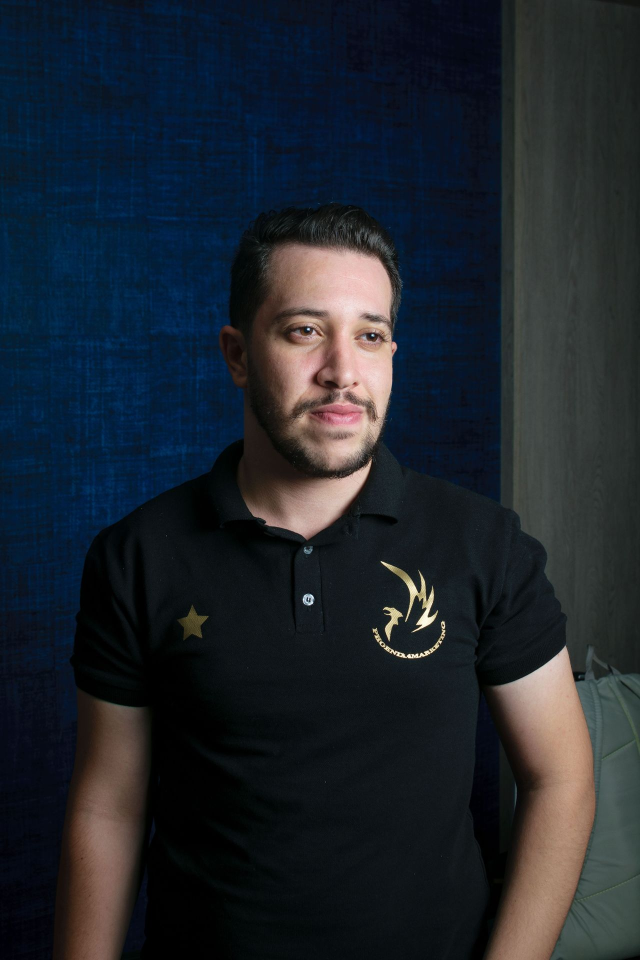
#> input picture herramientas/test_images/dark_polo_high_res.jpg, 1280 x 1920 px (shown at 1/2 size)
$ python probar_manga.py
#> lines starting #> are read from the running program, lines starting #| are printed output that depends on the picture; after the words box and inside, x2 and y2 are one past the last pixel; in counts of white or black regions, pixels touching at a corner belong together
### herramientas/probar_quitar.py
"""
Primera prueba de lo que FLUX Fill SÍ sabe hacer: quitar, no recolorear.

POR QUÉ ESTA PRUEBA. Los experimentos 1 y 2 y el control positivo dejaron una
conclusión medida: **FLUX.1 Fill dev no recolorea**, ni siquiera en el ejemplo
de vitrina de su propio fabricante. Lo que sí hace, y con ganas, es regenerar
estructura concordando con lo que la rodea. El Ejemplo 1 de su documentación
—borrar una tarjeta de calibración de una losa de terrazo— es su caso real, y
ese sí funciona.

Así que esta prueba le pide eso: **borrar los emblemas bordados del polo** y
dejar tela negra continua en su lugar.

QUÉ CAMBIA RESPECTO DE TODO LO ANTERIOR, y es a propósito:

  1. **La máscara cubre el 0.89% de la imagen, no el 44.5%.** Esa es la variable
     que medimos como dominante: inpainting funciona mejor cuanto más contexto
     intacto rodea al hueco. Veníamos operando cerca del peor caso posible.
  2. **La foto es natural**, no un recorte de producto sobre fondo blanco. Luz de
     ambiente, pliegues reales, un entorno detrás.
  3. **No se manda `strength`.** Ninguno de los tres ejemplos oficiales lo manda,
     y su efecto está confundido con el número de pasos (ver la retractación en
     `EXPERIMENTO_1_color_generativo.md`).
  4. **No se manda `CFGScale`.** El experimento 2 lo midió: +3.6 con 2 contra
     +5.1 con 10. Ninguno de los dos sirve.
  5. **La proporción no se deforma.** 1280×1920 es exactamente 2:3, y 896×1344
     también (896 y 1344 son múltiplos de 64 y su razón es 1.5 al dígito). Por
     primera vez pedimos un lienzo sin estirar la prenda.
  6. **Nada se sube a ningún lado.** La API acepta `data:` URI, así que imagen y
     máscara van codificadas desde el disco. No toca R2, ni Supabase, ni la app.

CÓMO SE LEE EL RESULTADO. No a ojo. Se mide dentro de la máscara:

  - **calidez** (`R - B`): el bordado es dorado, o sea cálido; la tela negra es
    neutra. Si el emblema se fue, la calidez cae hacia cero.
  - **píxeles dorados que sobreviven**, con el mismo detector que hizo la máscara.
  - **cuánto cambió FUERA de la máscara**, que debe ser casi nada. Si cambió
    mucho, el modelo reescribió cosas que no le pedimos.

LO QUE DIO LA PRIMERA CORRIDA (17-sep, $0.0038, `20260917-183329-*`): los 3073
píxeles dorados de la máscara quedaron en **cero**, pero el resultado no fue
uniforme. **La estrella se borró limpia; el escudo dejó un fantasma en relieve**
con su propia silueta, texto incluido. No fue falta de cobertura —se verificó
que la máscara lo tapaba entero—, así que la explicación es que los píxeles
originales bajo la máscara siguen influyendo. De ahí salió `--rellenar`, que
está explicado en la función del mismo nombre.

CUESTA DINERO: una llamada, ~$0.004. No corre sin `--confirmar`. Un rechazo no
se cobra, así que el ensayo sirve también para comprobar que acepta base64.

Uso:

    python herramientas/probar_quitar.py                          # ensayo, no gasta
    python herramientas/probar_quitar.py --rellenar               # ensayo, guarda la semilla
    python herramientas/probar_quitar.py --rellenar --confirmar
"""

from __future__ import annotations

import argparse
import base64
import json
import sys
import time
import urllib.error
import urllib.request
import uuid
from pathlib import Path

import numpy as np
from PIL import Image
from scipy import ndimage as nd

from r2_vs_db import ENV, leer_env

API = "https://api.runware.ai/v1"
MODELO = "runware:102@1"

AQUI = Path(__file__).resolve().parent

IMAGEN = AQUI / "test_images" / "dark_polo_high_res.jpg"
MASCARA = AQUI / "test_images" / "dark_polo_high_res__mascara.png"

# Sigue la plantilla del Ejemplo 1 de la documentación, que es el de borrado y
# es el que sí funciona: primero qué poner en su lugar, después con qué material
# y luz debe concordar, y al final qué NO debe aparecer.
#
# Ojo con una cosa que se aprendió por las malas: el prompt describe **solo la
# zona enmascarada**. El modelo ya ve lo que la rodea. Mencionar el fondo o la
# persona le describe algo que no tiene que pintar.
PROMPT = (
    "Remove the embroidered emblem completely and replace the entire masked area with a "
    "seamless, photorealistic continuation of the surrounding black pique knit polo fabric. "
    "Reconstruct the fine knit texture, the direction of the weave, the soft fabric folds and "
    "the gradual shading of the surrounding cloth, matching its exact tone, matte finish, "
    "thread scale, ambient lighting and depth of field. The repair must look like uninterrupted "
    "original fabric, with no emblem, badge, logo, star, crest, embroidery, stitching, text, "
    "outline, patch, seam, discoloration or retouching artifact."
)

# Sin negativos, a propósito. El prompt de arriba enumera "no emblem, badge,
# logo, star, crest, embroidery, stitching, text...", copiado del Ejemplo 1 de
# la documentación. Pero **este modelo ignora `negativePrompt`** (E2 y E3 del
# experimento 2 salieron byte por byte idénticos), así que esas palabras viven
# en el condicionamiento POSITIVO y pueden funcionar como imanes en vez de como
# prohibiciones. El artefacto que quedó es un garabato blanco fino que parece
# una puntada, y `stitching` está escrito ahí adentro.
PROMPT_LIMPIO = (
    "Plain black pique knit polo shirt fabric, a smooth uninterrupted expanse of matte black "
    "cotton knit. Fine even knit texture with a consistent weave direction, soft natural folds "
    "and gradual shading, matching the tone, thread scale, ambient lighting, edge sharpness and "
    "depth of field of the surrounding cloth."
)

PROMPTS = {"completo": PROMPT, "limpio": PROMPT_LIMPIO}

# Fija por omisión. Sin esto cada corrida arranca de un ruido distinto y al
# comparar dos variantes no se sabe si la diferencia fue el cambio o fue suerte
# — el error del experimento 1, que el 2 corrigió.
SEMILLA = 20260917

COSTO_ESTIMADO = 0.004  # medido: la primera corrida costo $0.0038


def lienzo(ancho: int, alto: int, objetivo_mp: float) -> tuple[int, int, float]:
    """
    El múltiplo de 64 más cercano al megapíxel objetivo, cuidando la proporción.

    FLUX solo genera sobre lienzos cuyos lados son múltiplos de 64. Redondear
    cada lado por separado deforma: 731×419 pedido como 704×448 cambió la
    proporción un 9.9%, y esa distorsión después parece culpa del modelo.

    Acá se busca la escala que deje los dos lados en múltiplos de 64 con el
    menor error de proporción posible, y se informa cuánto quedó.
    """
    razon = alto / ancho
    mejor = None
    for w in range(128, 2049, 64):
        for h in range(128, 2049, 64):
            mp = w * h / 1e6
            if not 0.5 <= mp <= 2.1:
                continue
            error = abs((h / w) - razon) / razon
            puntaje = (error, abs(mp - objetivo_mp))
            if mejor is None or puntaje < mejor[0]:
                mejor = (puntaje, w, h, error)
    _, w, h, error = mejor
    return w, h, error * 100


# [43 lines left out: function rellenar, not called in this run]


def como_uri(imagen: Image.Image, formato: str) -> str:
    """La API acepta `data:<tipo>;base64,...`, así que no hay que subir nada."""
    import io as _io

    buffer = _io.BytesIO()
    imagen.save(buffer, format=formato)
    tipo = "image/png" if formato == "PNG" else "image/jpeg"
    return f"data:{tipo};base64," + base64.b64encode(buffer.getvalue()).decode()


# [157 lines left out: functions llamar, medir, main, not called in this run]


# [2 lines that do not run on import are left out]

### herramientas/probar_manga.py
"""
Manga corta a manga larga: la prueba donde la IA hace TODO el trabajo.

POR QUÉ ESTA PRUEBA IMPORTA MÁS QUE LA DE BORRADO. En el borrado apareció una
objeción legítima: el relleno determinista quedó tan bueno que casi no dejaba
trabajo al modelo. Medido: al relleno le falta el **73%** de la textura de la
tela real, así que trabajo hay — pero es síntesis de textura, un oficio modesto.

Acá esa objeción no existe. **Ningún método determinista puede hacer crecer una
manga.** No hay píxeles de tela que copiar, no hay color que trasladar, no hay
región que continuar: hay que inventar el volumen de la tela, cómo cae, dónde
pliega, cómo termina en el puño y cómo se recorta contra el fondo. Si esto sale,
el módulo de difusión tiene un oficio que nada más puede cubrir, y eso es
exactamente lo que pide el objetivo específico: *"ejecutar las modificaciones
visuales sobre una prenda seleccionada"*.

POR QUÉ NO SE RELLENA LA SEMILLA ACÁ. `probar_quitar.py --rellenar` tapa la zona
con el píxel **de tela más cercano**. Alrededor de los brazos lo más cercano no
es tela: es la pared azul y el panel gris. Rellenar metería fondo dentro de la
manga, que es peor que no hacer nada. Si la piel se filtra al resultado —el
mismo fenómeno que dejó el fantasma del escudo—, la respuesta sería rellenar con
un color de tela **muestreado del hombro**, no con el vecino. Eso se construye
si hace falta, no antes.

CÓMO SE LEE EL RESULTADO:

  - **píxeles de piel dentro de la máscara**: si apareció manga, caen a casi
    cero. Es el indicador principal.
  - **luma dentro de la máscara contra la de la manga corta actual**: si la tela
    nueva es la misma tela, se parecen. Si la manga sale más clara o más oscura,
    se va a leer como dos prendas distintas.
  - **cuánto cambió fuera de la máscara**, que debe ser chico.

Y sobre todo: **mirar la imagen.** Ningún número dice si la manga cae como cae
la tela.

CUESTA DINERO: una llamada, ~$0.004. No corre sin `--confirmar`.

Uso:

    python herramientas/probar_manga.py               # ensayo, no gasta
    python herramientas/probar_manga.py --confirmar
"""

from __future__ import annotations

import argparse
import sys
import time
import urllib.request
import uuid
from pathlib import Path

import numpy as np
from PIL import Image
from scipy import ndimage as nd

from probar_quitar import MODELO, como_uri, lienzo, llamar
from r2_vs_db import ENV, leer_env

AQUI = Path(__file__).resolve().parent

IMAGEN = AQUI / "test_images" / "dark_polo_high_res.jpg"
MASCARA = AQUI / "test_images" / "dark_polo_high_res__mascara_manga.png"

# Misma plantilla que funcionó en el borrado —qué poner, con qué debe concordar,
# qué no debe aparecer— pero pidiendo que aparezca tela donde no había.
#
# Dice "hanging with realistic volume away from the arm" a propósito: sin eso el
# modelo tiende a pintar la manga pegada al brazo, y una manga pegada se lee
# como pintura sobre la piel, no como ropa.
PROMPT = (
    "A long sleeve of the same black pique knit polo shirt, continuing down from the existing "
    "short sleeve and covering the arm all the way to the wrist, ending in a ribbed knit cuff. "
    "Matte black knit fabric matching the shoulder and chest exactly in tone, thread scale and "
    "weave direction, hanging with realistic volume away from the arm, with natural cloth drape, "
    "soft folds gathering at the elbow and a clean silhouette against the background. Match the "
    "ambient lighting, contact shadows, edge sharpness and depth of field of the rest of the "
    "garment. Photorealistic clothing, with no bare skin, no bare forearm, no visible arm, no "
    "seam, no patch, no outline, no text and no retouching artifact."
)

COSTO_ESTIMADO = 0.004


def rellenar_con_tela(imagen: Image.Image, mascara: Image.Image) -> tuple[Image.Image, tuple]:
    """
    Tapa la zona de los brazos con el color de la tela, muestreado del torso.

    POR QUÉ NO SIRVE `rellenar()` DE `probar_quitar.py`. Aquella copia del píxel
    **de tela más cercano**, y alrededor de los brazos lo más cercano no es tela:
    es la pared azul y el panel gris. Metería fondo dentro de la manga.

    QUÉ HACE ESTA. Toma la mediana de los píxeles oscuros del torso —o sea la
    tela del polo, sin la máscara— y pinta con ese color toda la zona
    enmascarada. El modelo deja de ver un brazo y pasa a ver una mancha del color
    de la prenda, con la forma que tendría la manga.

    ES LA ÚLTIMA PALANCA. Es el análogo exacto de lo que mató el fantasma del
    escudo: si los píxeles originales bajo la máscara son los que arrastran el
    resultado, quitarlos debería liberar al modelo. Si aun así devuelve un brazo,
    la conclusión de que **FLUX Fill no introduce semántica nueva** queda sellada
    y no apoyada en una sola llamada.
    """
    a = np.asarray(imagen.convert("RGB"), dtype=float)
    m = np.asarray(mascara.convert("L")) > 128
    alto, _, _ = a.shape

    luma = 0.2126 * a[..., 0] + 0.7152 * a[..., 1] + 0.0722 * a[..., 2]
    torso = np.zeros_like(m)
    torso[int(alto * 0.40) : int(alto * 0.70)] = True
    tela = torso & (luma < 60) & ~m
    color = np.median(a[tela], axis=0)

    salida = a.copy()
    salida[m] = color
    return Image.fromarray(salida.clip(0, 255).astype("uint8")), tuple(color.round(1))


def piel_en(imagen: Image.Image, zona: np.ndarray) -> tuple[int, float]:
    """(píxeles de piel, luma media) dentro de la zona indicada."""
    a = np.asarray(imagen.convert("RGB"), dtype=float)
    r, g, b = a[..., 0], a[..., 1], a[..., 2]
    luma = 0.2126 * r + 0.7152 * g + 0.0722 * b
    piel = ((r - b) > 25) & (luma > 60) & (r > g) & (g > b) & zona
    return int(piel.sum()), float(luma[zona].mean())


def main() -> int:
    for flujo in (sys.stdout, sys.stderr):
        if hasattr(flujo, "reconfigure"):
            flujo.reconfigure(encoding="utf-8", errors="replace")

    parser = argparse.ArgumentParser(description=__doc__)
    parser.add_argument("--confirmar", action="store_true")
    parser.add_argument("--imagen", type=Path, default=IMAGEN)
    parser.add_argument("--mascara", type=Path, default=MASCARA)
    parser.add_argument("--mp", type=float, default=1.2)
    parser.add_argument("--steps", type=int, default=28)
    parser.add_argument(
        "--rellenar-tela",
        action="store_true",
        help="tapar los brazos con el color del polo antes de mandar",
    )
    parser.add_argument("--seed", type=int, default=20260917)
    parser.add_argument("--salida", default="resultados3")
    args = parser.parse_args()

    for ruta in (args.imagen, args.mascara):
        if not ruta.exists():
            sys.exit(f"No encontré {ruta}\n¿Corriste mascara_manga.py primero?")

    original = Image.open(args.imagen).convert("RGB")
#> original is the input picture: PIL image 1280x1920 RGB; mean R, G, B 30.5, 37, 44.7
    mascara_grande = Image.open(args.mascara).convert("L")
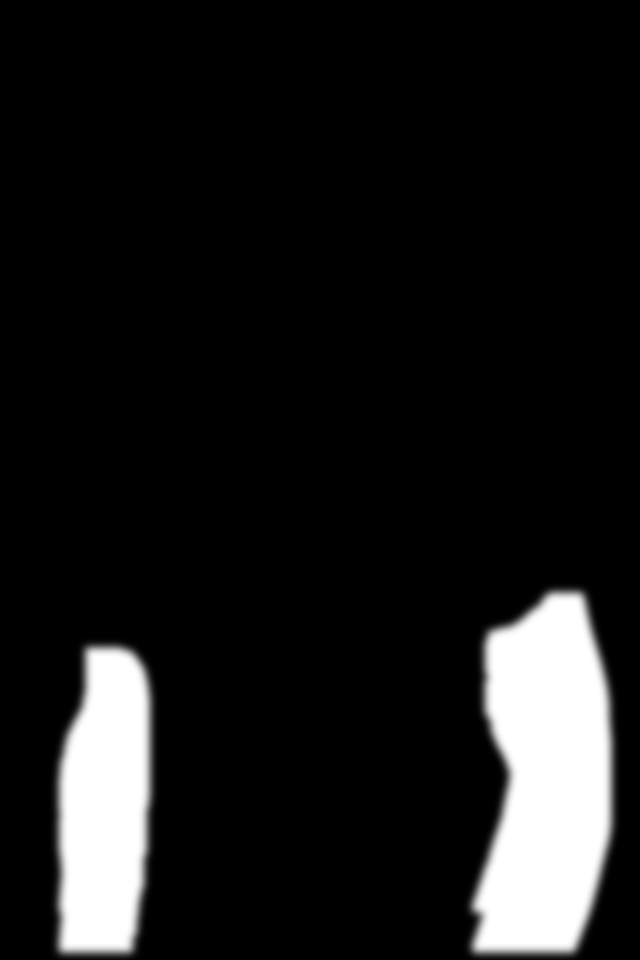
#> input picture herramientas/test_images/dark_polo_high_res__mascara_manga.png, 1280 x 1920 px (shown at 1/2 size)
#> mascara_grande is the input picture: PIL image 1280x1920 L; min 0, max 255, mean 26
    if mascara_grande.size != original.size:
        sys.exit(f"La máscara mide {mascara_grande.size} y la imagen {original.size}.")

    w, h, error = lienzo(original.width, original.height, args.mp)
#> w = 896; h = 1344; error = 0
    imagen = original.resize((w, h), Image.LANCZOS)
    mascara = mascara_grande.resize((w, h), Image.LANCZOS)
    dentro = np.asarray(mascara) > 128
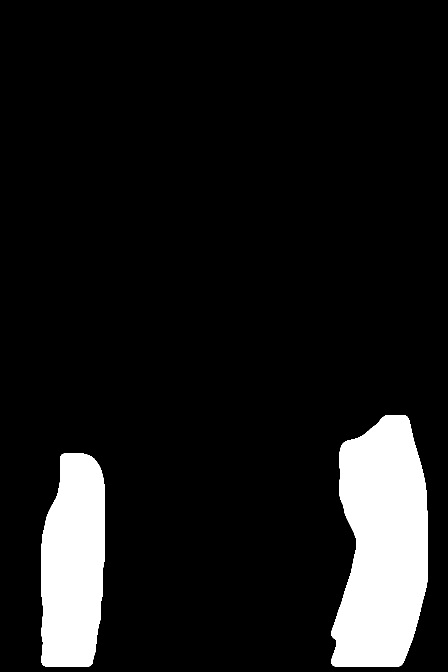
#> dentro: shape (1344, 896) bool (shown at 1/2 size); 10.1% white; 2 white regions, box (x1, y1, x2, y2) and area: (662, 830, 856, 1333) 75522, (83, 907, 210, 1333) 46692
    fuera = ~(np.asarray(mascara) > 8)
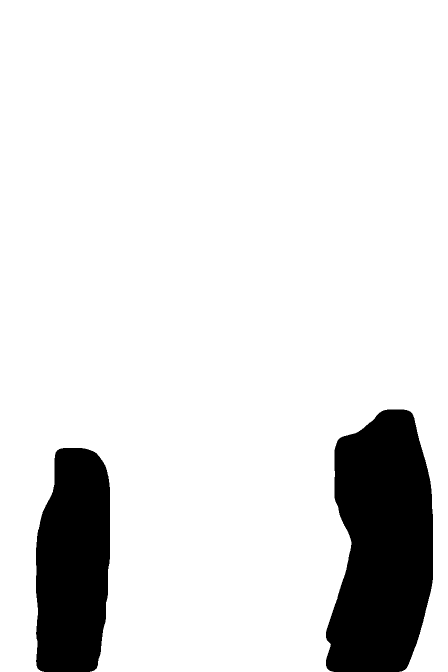
#> fuera: shape (1344, 896) bool (shown at 1/2 size); 87.8% white; 2 black regions, box (x1, y1, x2, y2) and area: (652, 819, 866, 1344) 89129, (72, 896, 220, 1344) 57732

    # La manga corta actual, para comparar la tela nueva contra la que ya existe.
    hombros = np.zeros_like(dentro)
    hombros[int(h * 0.42) : int(h * 0.58)] = True
    a = np.asarray(imagen, dtype=float)
    oscuro = (0.2126 * a[..., 0] + 0.7152 * a[..., 1] + 0.0722 * a[..., 2]) < 60
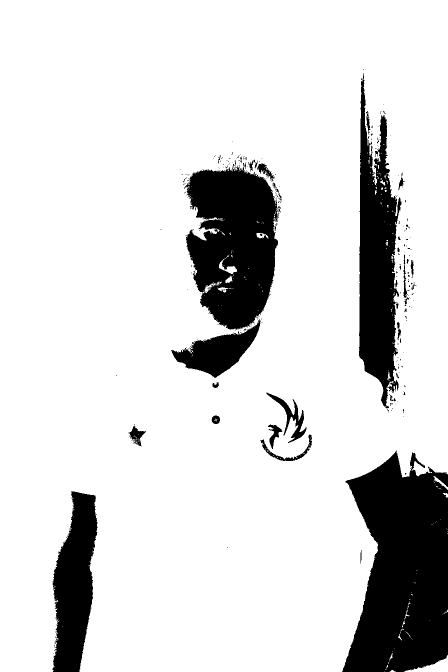
#> oscuro: shape (1344, 896) bool (shown at 1/2 size); 84.7% white; 263 black regions (225 under 20 px), largest, box (x1, y1, x2, y2) and area: (684, 901, 896, 1344) 69045, (369, 328, 558, 659) 44660, (718, 146, 803, 817) 33031
    tela_actual = hombros & oscuro & ~nd.binary_dilation(dentro, np.ones((9, 9)))
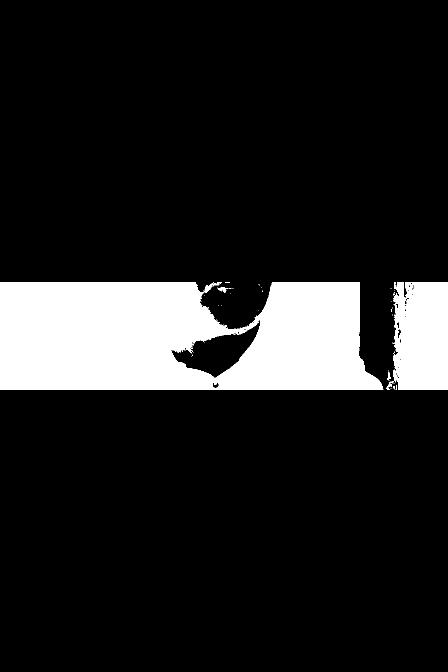
#> tela_actual: shape (1344, 896) bool (shown at 1/2 size); 13.2% white; 48 white regions (42 under 20 px), largest, box (x1, y1, x2, y2) and area: (0, 564, 767, 779) 137032, (786, 564, 896, 779) 22144, (435, 574, 457, 586) 111, (774, 762, 787, 774) 61, (774, 745, 782, 759) 48, (773, 775, 780, 779) 20

    print(f"\n  imagen   {args.imagen.name}  {original.width}×{original.height}")
#|   imagen   dark_polo_high_res.jpg  1280×1920
    print(f"  máscara  {args.mascara.name}  cubre el {dentro.mean() * 100:.2f}% del lienzo")
#|   máscara  dark_polo_high_res__mascara_manga.png  cubre el 10.15% del lienzo
    print(f"  lienzo   {w}×{h}  ({w * h / 1e6:.2f} MP)  deformación de proporción {error:.2f}%")
#|   lienzo   896×1344  (1.20 MP)  deformación de proporción 0.00%
    print(f"  modelo   {MODELO}   steps {args.steps}   sin strength, sin CFGScale")
    if args.rellenar_tela:
        semilla, color = rellenar_con_tela(imagen, mascara)
        print(f"  semilla  brazos tapados con el color del polo RGB {color}")
    else:
        semilla = imagen
        print("  semilla  la imagen tal cual")
    print(f"  seed     {args.seed}\n")

    if not args.confirmar:
        uri = como_uri(semilla, "JPEG")
        print(f"  Se manda como data URI de {len(uri) / 1024:.0f} KB. No se sube nada.")
#|   Se manda como data URI de 101 KB. No se sube nada.
        print(f"\n  ENSAYO: no se mandó nada, no se gastó nada (~${COSTO_ESTIMADO:.4f}).")
        print("  Agregá --confirmar para correrlo de verdad.\n")
        return 0

    env = leer_env(ENV)
    carpeta = AQUI / args.salida
    carpeta.mkdir(exist_ok=True)
    marca = time.strftime("%Y%m%d-%H%M%S")

    tarea = {
        "taskType": "imageInference",
        "taskUUID": str(uuid.uuid4()),
        "model": MODELO,
        "positivePrompt": PROMPT,
        "seed": args.seed,
        "width": w,
        "height": h,
        "steps": args.steps,
        "numberResults": 1,
        "outputFormat": "PNG",
        "includeCost": True,
        "inputs": {
            "seedImage": como_uri(semilla, "JPEG"),
            "maskImage": como_uri(mascara, "PNG"),
        },
    }

    resultado, tardo, error_api = llamar(env, tarea)
    if error_api:
        print(f"  FALLÓ en {tardo:.1f}s — no se cobró\n  {error_api}\n")
        return 1

    with urllib.request.urlopen(resultado["imageURL"], timeout=120) as r:
        crudo = r.read()
    suf = "-tela" if args.rellenar_tela else ""
    ruta = carpeta / f"{marca}-manga{suf}-resultado.png"
    ruta.write_bytes(crudo)
    imagen.save(carpeta / f"{marca}-manga{suf}-00-entrada.png")
    mascara.save(carpeta / f"{marca}-manga{suf}-00-mascara.png")
    if args.rellenar_tela:
        semilla.save(carpeta / f"{marca}-manga{suf}-00-semilla.png")

    salida = Image.open(ruta).convert("RGB")
    piel_a, luma_a = piel_en(imagen, dentro)
    piel_d, luma_d = piel_en(salida, dentro)
    _, luma_tela = piel_en(imagen, tela_actual)
    cambio_fuera = float(
        np.abs(np.asarray(salida, dtype=float) - np.asarray(imagen, dtype=float)).mean(axis=2)[
            fuera
        ].mean()
    )

    costo = resultado.get("cost")
    print(f"  Listo en {tardo:.1f}s." + (f"  Costo: ${costo:.4f}" if costo else ""))
    print(f"  Guardado en {carpeta.name}/{ruta.name}\n")
    print("  DENTRO de la máscara:")
    print(f"    {'':16} {'antes':>9} {'después':>9}")
    print(f"    {'px de piel':16} {piel_a:>9d} {piel_d:>9d}")
    print(f"    {'luma':16} {luma_a:>9.1f} {luma_d:>9.1f}")
    print(f"\n  La manga corta que ya existía está en luma {luma_tela:.1f}.")
    print(f"  La tela nueva quedó en {luma_d:.1f}  (diferencia {luma_d - luma_tela:+.1f}).")
    print(f"\n  FUERA de la máscara cambió {cambio_fuera:.2f} / 255\n")
    print("  Si los píxeles de piel cayeron a casi cero, apareció manga.")
    print("  ABRÍ LA IMAGEN: el número no dice si la tela cae como cae la tela.\n")
    return 0


if __name__ == "__main__":
    raise SystemExit(main())
#> (the program exits here)
